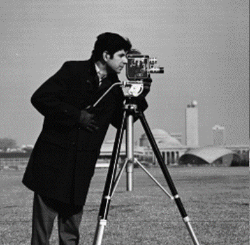
%> input picture Reprise/Image/TP4/image.PNG, 250 x 245 px
$ octave exo.m   (GNU Octave 9; MATLAB toolbox functions it lacks are replaced by stand-ins)
%> lines starting %> are read from the running program, lines starting %| are printed output that depends on the picture; in (x1, y1, x2, y2) boxes, pixels count from 0 and x2, y2 are one past the last pixel; in counts of white or black regions, pixels touching at a corner belong together; the program's own positions count from 1
pkg load image

I=imread('image.PNG');
%> I is the input picture: size 245x250x3 uint8; mean R, G, B 116.9, 116.9, 116.9
figure; %1 im originale
imshow(I);
% Création et affichage de l'élément structurant disque (rayon 15, angle 0)
D = strel('square', 5);
%figure;
%imshow(getnhood(D));  % Affiche la forme du disque
Ie = imerode(I,D);
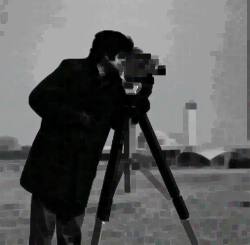
%> Ie: size 245x250x3 uint8; mean R, G, B 94, 94.5, 94.2
%figure; %2 erosion
%imshow(Ie);

Id = imdilate(I,D);
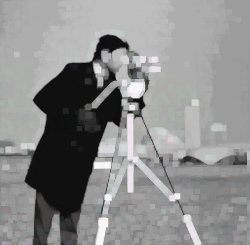
%> Id: size 245x250x3 uint8; mean R, G, B 140.7, 140.9, 140.8
%figure; %3 dilatation
%imshow(Id);

Ied = imdilate(Ie,D);
%figure; %4 ouverture
%imshow(Ied);


Ide = imerode(Id,D);
%figure; %5fermeture
%imshow(Ide);


Ig = rgb2gray(I);
%figure;
%imshow(Ig);
bw=im2bw(Ig);
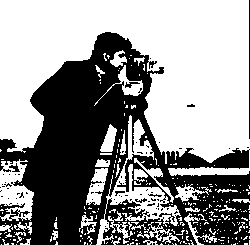
%> bw: size 245x250 logical; 57.8% white; 85 black regions (78 under 20 px), largest, box (x1, y1, x2, y2) and area: (0, 32, 250, 245) 25323, (249, 0, 250, 139) 139, (9, 163, 20, 172) 44
%figure;
%imshow(bw);
I4 = medfilt2(bw,[3,3]);
%> I4: size 245x250 logical; 56.6% white; 29 black regions (22 under 20 px), largest, box (x1, y1, x2, y2) and area: (0, 32, 250, 245) 26136, (248, 0, 250, 139) 140, (9, 210, 29, 219) 73
%figure;
%imshow(I4);
Ie = imerode(bw,D);
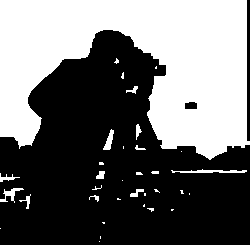
%> Ie: size 245x250 logical; 42.3% white; 34 white regions (21 under 20 px), largest, box (x1, y1, x2, y2) and area: (0, 0, 250, 160) 24917, (171, 169, 247, 173) 179, (0, 188, 24, 203) 128
figure; %2 erosion
imshow(Ie);
Id = imdilate(bw,D);
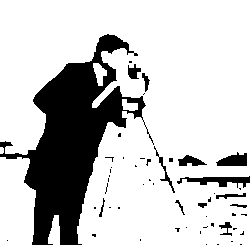
%> Id: size 245x250 logical; 78.4% white; 53 black regions (40 under 20 px), largest, box (x1, y1, x2, y2) and area: (0, 34, 154, 245) 11512, (177, 176, 250, 188) 425, (216, 152, 247, 166) 295
figure; %3 dilatation
imshow(Id);

Ied = imdilate(Ie,D);
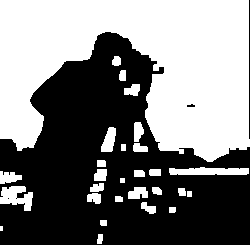
%> Ied: size 245x250 logical; 48.8% white; 28 white regions (1 under 20 px), largest, box (x1, y1, x2, y2) and area: (0, 0, 250, 162) 26553, (169, 167, 249, 175) 539, (0, 186, 33, 211) 518
figure; %4 ouverture
imshow(Ied);


Ide = imerode(Id,D);
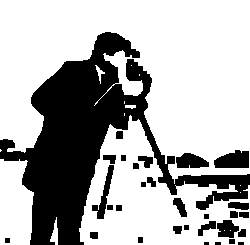
%> Ide: size 245x250 logical; 68.7% white; 30 black regions (3 under 20 px), largest, box (x1, y1, x2, y2) and area: (0, 32, 250, 245) 16318, (214, 150, 249, 168) 499, (176, 153, 209, 168) 372
figure; %5fermeture
imshow(Ide);


% [6 lines of commented-out code are left out]
